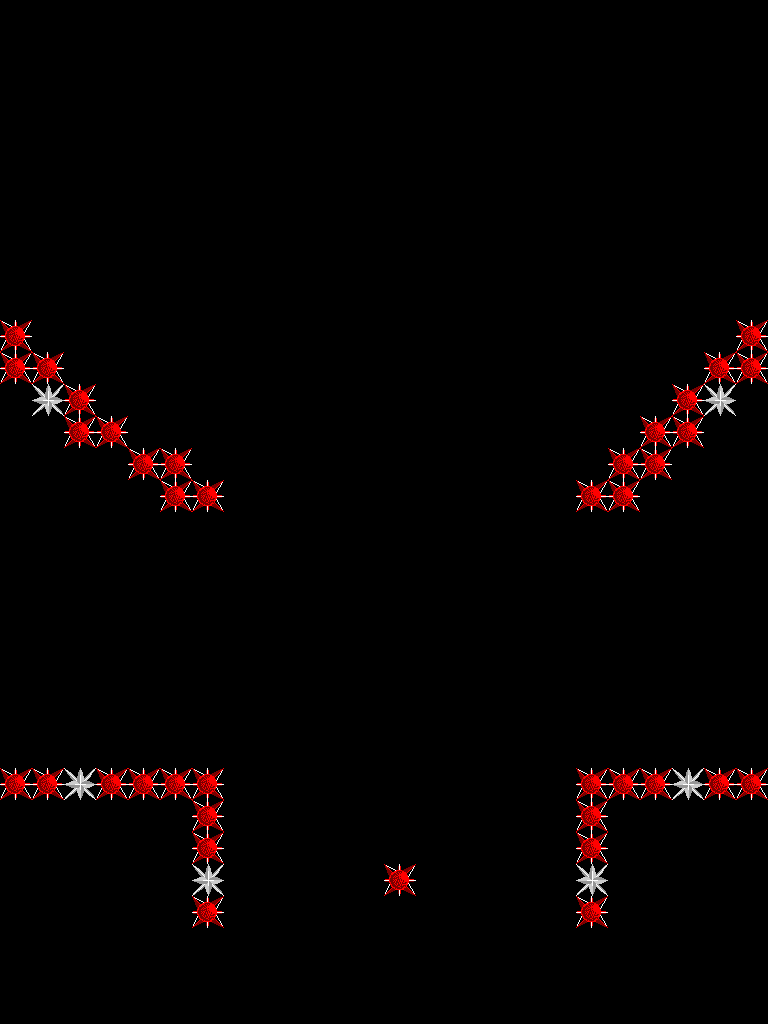

The image is a tile-based game level rendered from a .tmx file. Its description and source (layers, tilesets, objects; grid data summarised) follow:
An orthogonal 24x32 tile map with 32x32 px tiles, 1 tile layer (Spikes), 1 hidden layer not drawn, 2 tilesets and 36 objects (4x 1, 3x 0, 2x 2, 2x 3, Player, ...).

<map version="1.0" orientation="orthogonal" width="24" height="32" tilewidth="32" tileheight="32">
 <tileset firstgid="1" name="spikes" tilewidth="32" tileheight="32">
  <image source="spikes.png" width="32" height="32" />
 </tileset>
 <tileset firstgid="2" name="tile set LATEST" tilewidth="32" tileheight="32">
  <image source="tile set LATEST.png" width="288" height="256" />
 </tileset>
 <layer name="Tiles" width="24" height="32" visible="0">
  <data>[768 cells, 0 non-empty, 0 distinct tile ids]</data>
 </layer>
 <layer name="Spikes" width="24" height="32">
  <data>[768 cells, 44 non-empty, 2 distinct tile ids]</data>
 </layer>
 <objectgroup name="Collisions" width="24" height="32" visible="0" />
 <objectgroup name="Game Objects" width="24" height="32">
  <object name="Player" x="384" y="352" />
  <object name="Goal" x="704" y="896" />
  <object name="Key" x="96" y="864" />
 </objectgroup>
 <objectgroup name="Teleports" width="24" height="32">
  <object name="1" type="0" x="0" y="0" width="32" height="320" />
  <object name="3" type="0" x="0" y="384" width="32" height="384" />
  <object name="4" type="1" x="768" y="384" width="32" height="384" />
  <object name="2" type="1" x="768" y="0" width="32" height="320" />
  <object name="5" type="2" x="0" y="-32" width="768" height="32" />
  <object name="6" type="3" x="0" y="992" width="768" height="32" />
  <object name="7" type="0" x="0" y="800" width="32" height="224" />
  <object name="8" type="1" x="768" y="800" width="32" height="224" />
 </objectgroup>
 <objectgroup name="Numbered Platforms" width="24" height="32">
  <object name="1" x="576" y="416" />
  <object name="2" x="704" y="320" />
  <object name="3" x="160" y="96" />
  <object name="4" x="64" y="1024" />
  <object name="5" x="672" y="96" />
  <object name="6" x="736" y="1024" />
 </objectgroup>
 <objectgroup name="Spike Rects" width="24" height="32">
  <object x="128" y="448" width="64" height="32" />
  <object x="576" y="800" width="32" height="128" />
  <object x="704" y="352" width="64" height="32" />
  <object x="0" y="320" width="32" height="64" />
  <object x="32" y="352" width="32" height="64" />
  <object x="64" y="384" width="32" height="64" />
  <object x="672" y="384" width="64" height="32" />
  <object x="160" y="480" width="64" height="32" />
  <object x="576" y="480" width="64" height="32" />
  <object x="608" y="448" width="64" height="32" />
  <object x="96" y="416" width="32" height="32" />
  <object x="640" y="416" width="64" height="32" />
  <object x="0" y="768" width="224" height="32" />
  <object x="384" y="864" width="32" height="32" />
  <object x="576" y="768" width="192" height="32" />
  <object x="192" y="800" width="32" height="128" />
  <object x="736" y="320" width="32" height="32" />
 </objectgroup>
 <objectgroup name="Platforms" width="24" height="32">
  <object x="320" y="832">
   <properties>
    <property name="xOffset" value="0" />
    <property name="yOffset" value="320" />
   </properties>
  </object>
  <object x="32" y="224">
   <properties>
    <property name="xOffset" value="576" />
    <property name="yOffset" value="0" />
   </properties>
  </object>
 </objectgroup>
</map>
